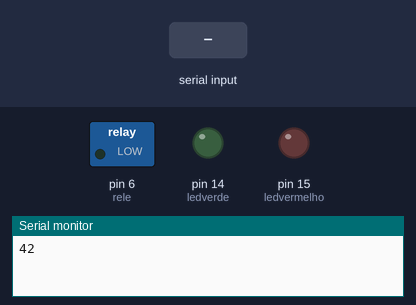
Recording of a sketch running on a simulated Arduino Uno, built with avr-gcc and run on an emulated ATmega328P. Shown: switched loads named in the sketch (green lamp = pin HIGH), output pins drawn as LEDs (lit = HIGH), the last lines printed to the serial monitor. Dashed ring = blinking. The inputs (shaded band) are chosen by the test bench. Pins used as bus, display or sensor lines are not drawn.

Above: at 1.2 s.
1.3 s: "1" received over Serial
At 1.8 s:
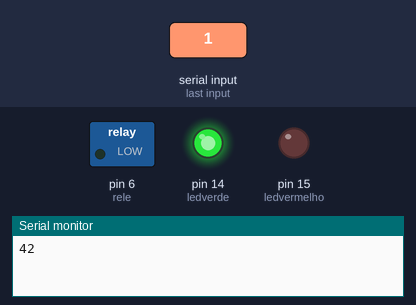
4.3 s: "0" received over Serial
At 5.4 s:
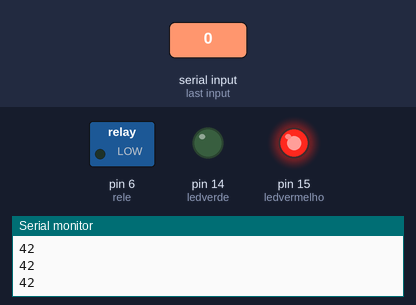
8.8 s: "2" received over Serial
At 10.2 s:
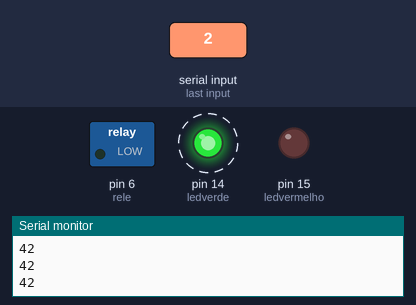
Timing chart, 0 to 12.8 s (numbered marks = the images above; inputs shaded):
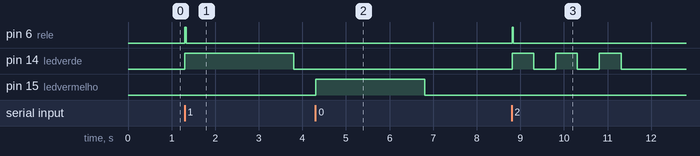

The sketch:

leitor_RFID2.ino
```cpp
//Incluses no cdigo para o funcionamento adequado do leitor de RFID
#include <SPI.h>
#include <MFRC522.h>
//Incluindo funcoes para interrupcao por tempo
#include <TimerOne.h>

//Definies de pinos requeridas pela biblioteca
#define SS_PIN 10
#define RST_PIN 9
MFRC522 mfrc522(SS_PIN, RST_PIN);        // Create MFRC522 instance.

//Definies dos pinos dos ledes e do rele
int ledverde = 14;
int ledvermelho = 15;
int rele = 6;

//Variavel auxiliar necessaria para comunicao serial
int resposta;

void setup() {
		Serial.begin(9600);        // Initialize serial communications with the PC
		SPI.begin();                // Init SPI bus
		mfrc522.PCD_Init();        // Init MFRC522 card

                //definindo os pinos de saida de dados
		pinMode(ledverde, OUTPUT);
		pinMode(ledvermelho, OUTPUT);
		pinMode(rele, OUTPUT);
                //Garantido que eles estejam desligados ao iniciar o programa
		digitalWrite(ledverde, LOW);
		digitalWrite(ledvermelho, LOW);
		digitalWrite(rele, LOW);

                Timer1.initialize(1000000); // set a timer of length 1000000 microseconds
                Timer1.attachInterrupt(teste); // attach the service routine here
}

/*funcao que testa a conexao de um em um segundo*/


void teste()
{
      Serial.print("42\n");
}


void abri()//funcao que abre a porta e liga o led verde para indicar acesso concedido
{
	digitalWrite(ledvermelho,0);
	digitalWrite(ledverde, 1);
	digitalWrite(rele, 1);
	delay(30);
	digitalWrite(rele, 0);
	delay(2470);
	digitalWrite(ledverde,0);
}
void nao_entra()//funcao que liga o led vermelho para indicar acesso negado
{
	digitalWrite(ledvermelho,1);
	digitalWrite(ledverde, 0);
	delay(2500);
	digitalWrite(ledvermelho,0);
}

void ponto_entrada()//funcao que abre a porta e deixa o led verde intermotente para indicar que o ponto de entrada foi batido
{
        digitalWrite(ledvermelho,0);
        digitalWrite(ledverde,1);
        digitalWrite(rele, 1);
	delay(30);
	digitalWrite(rele, 0);
        delay(470);
        digitalWrite(ledverde,0);
        delay(500);
        digitalWrite(ledverde,1);
        delay(500);
        digitalWrite(ledverde,0);
        delay(500);
        digitalWrite(ledverde,1);
        delay(500);
        digitalWrite(ledverde,0);
}

void ponto_saida()//funcao que deicha o led vermelho itermitente para indicar que o ponto de saida foi batido
{
        digitalWrite(ledvermelho,1);
        digitalWrite(ledverde,0);
        delay(470);
        digitalWrite(ledvermelho,0);
        delay(500);
        digitalWrite(ledvermelho,1);
        delay(500);
        digitalWrite(ledvermelho,0);
        delay(500);
        digitalWrite(ledvermelho,1);
        delay(500);
        digitalWrite(ledvermelho,0);
}


void serialEvent()//funcao de interrupicao com gatilho serial
{
	resposta = Serial.read();
        resposta -= '0';
	if (resposta == 1)
		abri();
	else if (resposta == 2)
		ponto_entrada();
        else if (resposta == 3)
                ponto_saida();
        else if(resposta == 0)
                nao_entra();
        else if(resposta == 4)
        {
          Serial.print("%42*\n");
        }
}

void lerRfid()//funcao para leitura do cartao RFID e repasse do codigo via porta serial padrao 9600
{
		// Prepare key - all keys are set to FFFFFFFFFFFFh at chip delivery from the factory.
		MFRC522::MIFARE_Key key;
		for (byte i = 0; i < 6; i++) {
				key.keyByte[i] = 0xFF;
		}
		// Look for new cards
		if ( ! mfrc522.PICC_IsNewCardPresent()) {
				return;
		}

		// Select one of the cards
		if ( ! mfrc522.PICC_ReadCardSerial()) {
				return;
		}
		// Now a card is selected. The UID and SAK is in mfrc522.uid.

		// Dump UDI

                String mensagem = "@";
		for (byte i = 0; i < mfrc522.uid.size; i++) {
				 //Serial.println(String(i)+" "+String(mfrc522.uid.uidByte[i]));
				 mensagem += String(mfrc522.uid.uidByte[i] < 0x10 ? " 0" : " ");
				 mensagem += String(mfrc522.uid.uidByte[i]);
		}
                mensagem += "#\n";
		Serial.print(mensagem);
                Serial.flush();

		// Halt PICC
		mfrc522.PICC_HaltA();

		// Stop encryption on PCD
		mfrc522.PCD_StopCrypto1();
}

void loop()
{
	lerRfid();
}
```

Measured:
- after the input at 1.3 s, pin 6 (rele): LOW → HIGH at once, → LOW 0.03 s later; pin 14 (ledverde): LOW → HIGH at once, → LOW 2.5 s later
- after the input at 4.3 s, pin 15 (ledvermelho): LOW → HIGH at once, → LOW 2.5 s later
- after the input at 8.8 s, pin 6 (rele): LOW → HIGH at once, → LOW 0.03 s later; pin 14 (ledverde): alternates HIGH for 0.50 s and LOW for 0.50 s, 6 changes in all, then stays LOW, starting at once
